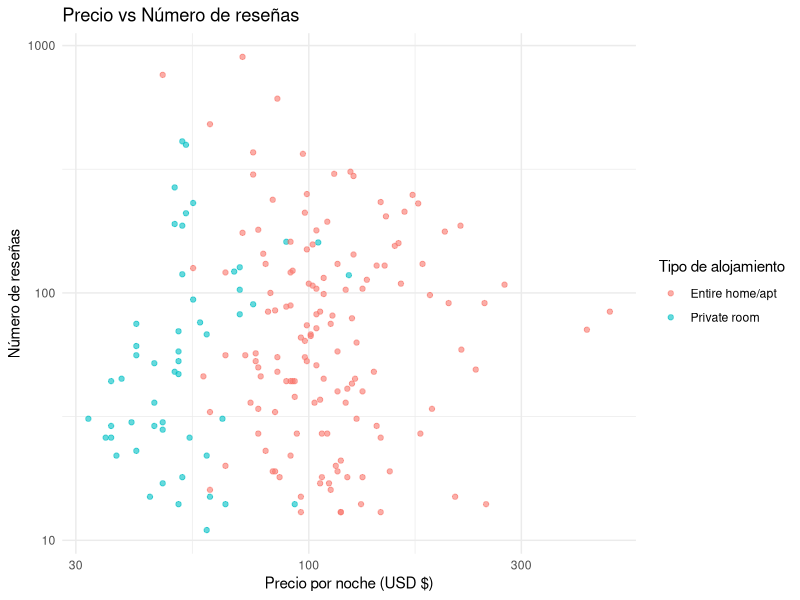
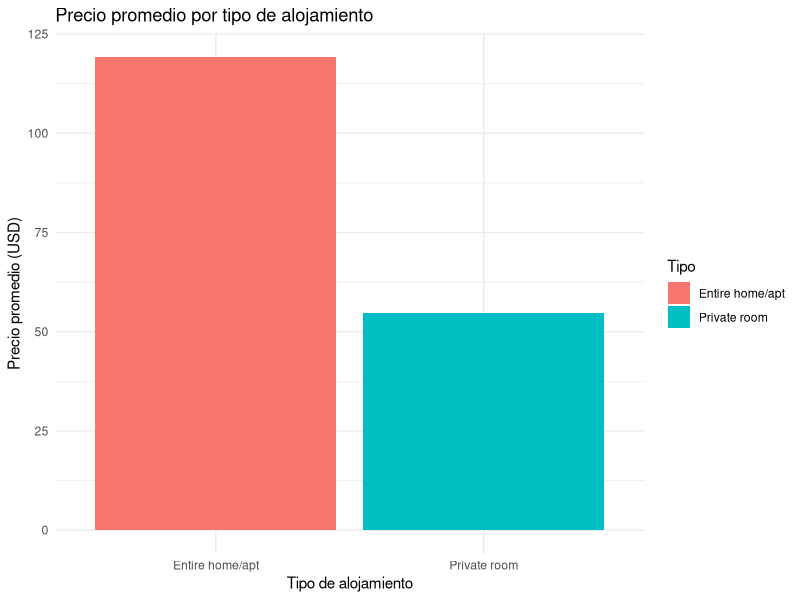
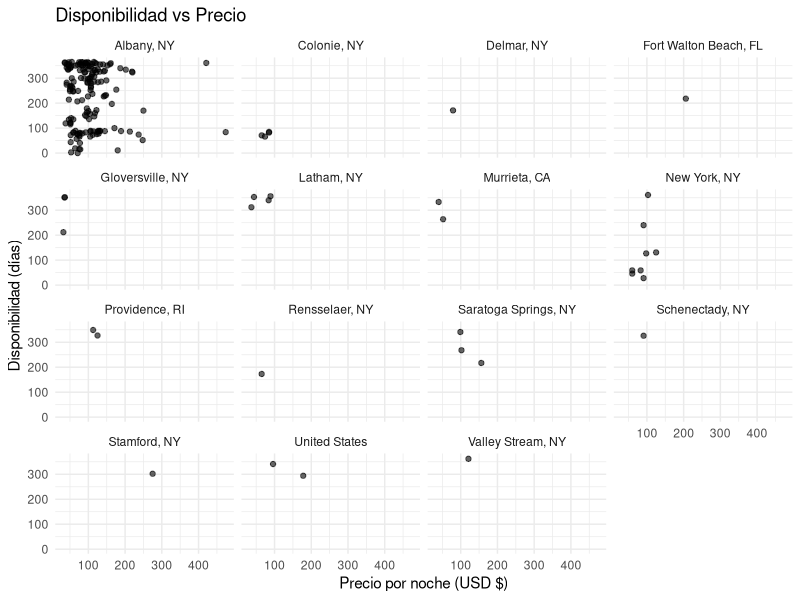

The R source for these figures, in order:
## ---- chunk 1
library(readr)
library(dplyr)

df <- read_csv("listings.csv")
head(df)
str(df)
## ---- chunk 2
df <- df %>%
  mutate( 
    price_num = as.numeric(gsub("[$,]", "", price))
      )
head(select(df, price, price_num))
## ---- chunk 3
df_filtrado_top_10 <- df %>%
  filter(
    number_of_reviews > 10,
    !is.na(host_location),
    price_num < 500
  )

head(df_filtrado_top_10)
## ---- chunk 4
df_ordenado_availability <- df_filtrado_top_10 %>%
  arrange(desc(availability_365))
head(df_ordenado_availability)
## ---- chunk 5
df_nueva_columna <- df_ordenado_availability %>%
  mutate(total_revenue = price_num * availability_365)
head(select(df_nueva_columna, price_num, availability_365, total_revenue))
## ---- chunk 6
df_final <- df_nueva_columna %>%
  select(
    host_location, room_type,
    price = price_num,
    availability_365, total_revenue,
    number_of_reviews
  )
head(df_final)
## ---- chunk 7
resumen_host_loc <- df_final %>%
  group_by(host_location) %>%
  summarize(
    avg_price = mean(price, na.rm = TRUE),
    total_listings = n(),
    avg_total_revenue = mean(total_revenue, na.rm = TRUE),
  ) %>%
  arrange(desc(total_listings))

head(resumen_host_loc)
## ---- chunk 8
resumen_room_type <- df_final %>%
  group_by(host_location, room_type) %>%
  summarise(
    avg_availability = mean(availability_365, na.rm = TRUE),
    n = n(),
  ) %>%
  arrange(host_location, desc(avg_availability))

head(resumen_room_type)
## ---- chunk 9
library(ggplot2)

ggplot(df_final, aes(x = price, y = number_of_reviews, color = room_type)) +
  geom_point(alpha = 0.6) +
  labs(
    title = "Precio vs Número de reseñas",
    x = "Precio por noche (USD $)",
    y = "Número de reseñas",
    color = "Tipo de alojamiento"
  ) +
  theme_minimal()+
  scale_x_log10() +
  scale_y_log10()
  
## ---- chunk 10
precio_por_tipo <- df_final %>%
  group_by(room_type) %>%
  summarize(
    avg_price = mean(price, na.rm = TRUE),
    .groups = "drop"
  )

ggplot(precio_por_tipo, aes(x = room_type, y = avg_price, fill = room_type)) +
  geom_col() +
  labs(
    title = "Precio promedio por tipo de alojamiento",
    x = "Tipo de alojamiento",
    y = "Precio promedio (USD)",
    fill = "Tipo"
  ) +
  theme_minimal()
## ---- chunk 11
ggplot(df_final, aes(x = price, y = availability_365)) +
  geom_point(alpha = 0.6) +
  facet_wrap(~ host_location)  + #~host_location
  labs(
    title = "Disponibilidad vs Precio",
    x = "Precio por noche (USD $)",
    y = "Disponibilidad (días)"
  ) +
  theme_minimal()
